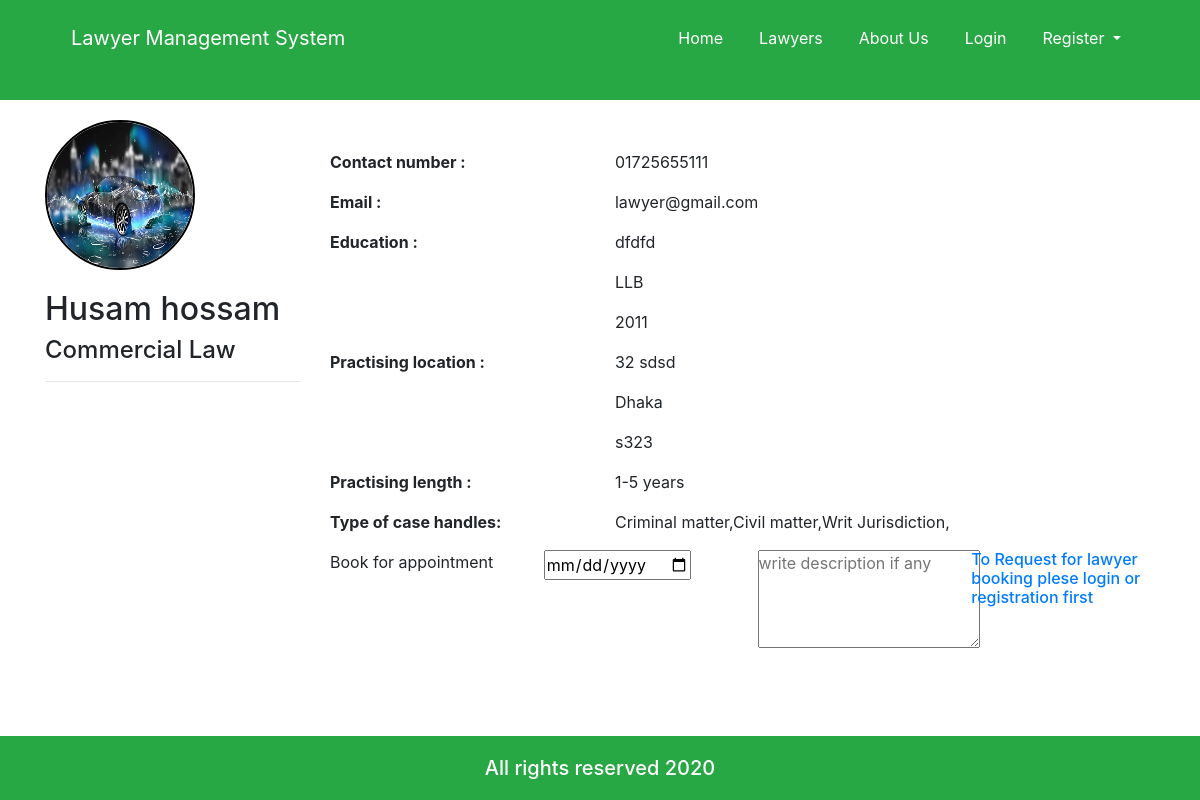
/single_lawyer.php?u_id=Lawyer5cba0637a2a93, run on the app's committed database.
### tables this page shows
CREATE TABLE `user` (
  `u_id` varchar(20) NOT NULL,
  `first_Name` varchar(100) NOT NULL,
  `last_Name` varchar(100) NOT NULL,
  `email` varchar(100) NOT NULL,
  `password` varchar(100) NOT NULL,
  `status` varchar(100) NOT NULL,
  `role` varchar(100) NOT NULL
);

CREATE TABLE `lawyer` (
  `lawyer_id` varchar(20) NOT NULL,
  `contact_Number` varchar(15) NOT NULL,
  `university_College` varchar(100) NOT NULL,
  `degree` varchar(100) NOT NULL,
  `passing_year` varchar(100) NOT NULL,
  `full_address` varchar(200) NOT NULL,
  `city` varchar(50) NOT NULL,
  `zip_code` varchar(50) NOT NULL,
  `practise_Length` varchar(100) NOT NULL,
  `case_handle` varchar(500) NOT NULL,
  `speciality` varchar(100) NOT NULL,
  `image` varchar(150) NOT NULL
);

### single_lawyer.php (the view, shortened to what this page needs)
<!doctype html>
<html lang="en">
	<head>
		<link rel="stylesheet" href="https://use.fontawesome.com/releases/v5.8.1/css/all.css">
		<link rel="stylesheet" href="css/all.css">
		<link rel="stylesheet" href="css/bootstrap.css">
		<link rel="stylesheet" href="css/style.css">
		<link rel="stylesheet" href="css/media.css">
	</head>
	<body>
		<header class="customnav bg-success">
			<div class="container">
				<div class="row">
					<div class="col-md-12">
						<nav class="navbar navbar-expand-lg ">
							<a class="navbar-brand cus-a" href="#">Lawyer Management System</a>
							<div class="collapse navbar-collapse" id="navbarSupportedContent">
								<ul class="navbar-nav ml-auto ">
									<li class="active">
										<a class="nav-link cus-a" href="index.php">Home <span class="sr-only">(current)</span></a>
									</li>
									<li class="">
										<a class="nav-link cus-a" href="single_lawyer.php">Lawyers</a>
									</li>
									<li class="">
										<a class="nav-link cus-a" href="#">About Us</a>
									</li>
									<?php if(isset($_SESSION['login']) && $_SESSION['login'] == TRUE){ ?>
										<li class="">
											<a class="nav-link cus-a" href="user_dashboard.php">Dashboard</a>
										</li>
										<li class="">
											<a class="nav-link cus-a" href="logout.php">Logout</a>
										</li>
										<?php }else{ ?>
										<li class="">
											<a class="nav-link cus-a" href="login.php">Login</a>
										</li>
										<li class="nav-item dropdown">
											<a class="nav-link dropdown-toggle cus-a" href="#" id="navbarDropdown" role="button" data-toggle="dropdown" aria-haspopup="true" aria-expanded="false">
												Register
											</a>
										</li>
									<?php }?>
								</ul>
							</div>
						</nav>
					</div>
				</div>
			</div>
		</header>
		<section>
			<div class="container">
				<div class="row">
					<?php
						$conn = connect();
						$result = mysqli_query($conn,"SELECT * FROM user,lawyer WHERE user.u_id=lawyer.lawyer_id AND user.status='Active' AND user.u_id='" . $_GET['u_id'] . "'");
						while($row = mysqli_fetch_array($result)) {
						?>
						<div class="col-md-3">
							<div class="sideprofile">
								<img src="images/upload/<?php echo $row["image"]; ?>" class="img-fluid profile_img" alt="profile picture">
								<h2><?php echo $row["first_Name"]; ?> <?php echo $row["last_Name"]; ?></h2>
								<h4><?php echo $row["speciality"]; ?></h4>
								<hr>
							</div>
						</div>
						<div class="col-md-9">
							<div class="mainprofile">
								<div class="infogroup row">
									<div class="col-md-4">
										<label for="email"><b>Contact number :</b></label>
									</div>
									<div class="col-md-8">
										<p><?php echo $row["contact_Number"]; ?></p>
									</div>
								</div>
								<div class="infogroup row">
									<div class="col-md-4">
										<label for="email"><b>Email :</b></label>
									</div>
									<div class="col-md-8">
										<p><?php echo $row["email"]; ?></p>
									</div>
								</div>
								<div class="infogroup row">
									<div class="col-md-4">
										<label for="email"><b>Education :</b></label>
									</div>
									<div class="col-md-8">
										<p><?php echo $row["university_College"]; ?></p>
										<p><?php echo $row["degree"]; ?></p>
										<p><?php echo $row["passing_year"]; ?></p>
									</div>
								</div>
								<div class="infogroup row">
									<div class="col-md-4">
										<label for="email"><b>Practising location :</b></label>
									</div>
									<div class="col-md-8">
										<p><?php echo $row["full_address"]; ?></p>
										<p><?php echo $row["city"]; ?></p>
										<p><?php echo $row["zip_code"]; ?></p>
									</div>
								</div>
								<div class="infogroup row">
									<div class="col-md-4">
										<label for="email"><b>Practising length :</b></label>
									</div>
									<div class="col-md-8">
										<p><?php echo $row["practise_Length"]; ?></p>
									</div>
								</div>
								<div class="infogroup row">
									<div class="col-md-4">
										<label for="email"><b>Type of case handles:</b></label>
									</div>
									<div class="col-md-8">
										<p><?php echo $row["case_handle"]; ?></p>
									</div>
								</div>
								<form action="save_booking.php" method="post">
									<div class="row">
										<div class="col-md-3">
											Book for appointment
										</div>
										<div class="col-md-3">
											<input type="date"  name="date" >
										</div>
										<div class="col-md-3">
											<textarea name="description" id="" cols="20" rows="4" placeholder="write description if any"></textarea>
										</div>
										<div class="col-md-3 float-right">
											<?php if(isset($_SESSION['login']) && $_SESSION['login'] == TRUE){ ?>
												<input name="post" type="submit" class="btn btn-block btn-info" value="Request booking" />
												<?php }else{ ?>
												<h6><a href="login.php">To Request for lawyer booking plese login or registration first</a></h6>
											<?php }?>
										</div>
									</div>
								</form>
							</div>
						</div>
						<?php
						}
					?>
				</div>
			</div>
		</section>
		<footer class="bg-success">
			<div class="container">
			<div class="row">
			<div class="col">
			<h5>All rights reserved 2020</h5>
			</div>
			</div>
			</div>
			</footer>
			</body>
			</html>

### css/style.css (style rules this page uses)
* { margin: 0; padding: 0; }
html { height: 100% !important; }
body { display: flex !important; min-height: 100% !important; flex-direction: column; }
.customnav { background-color: #040000; height: 100px; }
.customnav a { margin: 10px 10px; }
.cus-a { color: white !important; }
footer { margin-top: auto; background-color: black; color: white; }
footer h5 { text-align: center; margin: 20px 0px; }
.profile_img { width: 150px; height: 150px; border-radius: 75px; border: 2px solid black; margin: 20px 0px; }
.mainprofile { margin: 50px 0px; }

### data on the page
user: lawyer.image (picture), first_Name "Husam", last_Name "hossam", lawyer.speciality "Commercial Law", lawyer.contact_Number "01725655111", email "lawyer@gmail.com", lawyer.university_College "dfdfd", lawyer.degree "LLB", lawyer.passing_year "2011", lawyer.full_address "32 sdsd", lawyer.city "Dhaka", lawyer.zip_code "s323", lawyer.practise_Length "1-5 years", lawyer.case_handle "Criminal matter,Civil matter,Writ Jurisdiction,"
